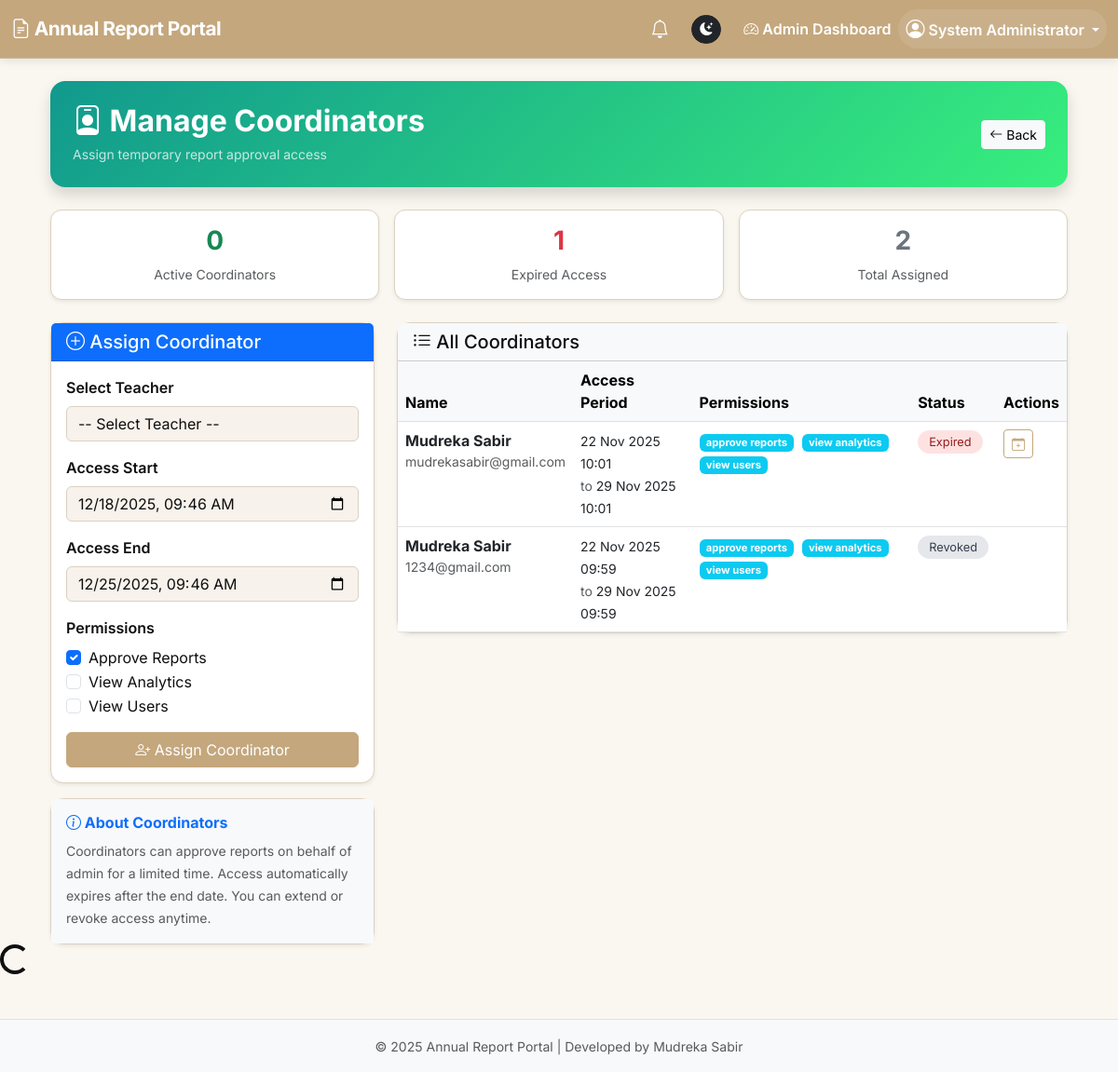
The page /admin/manage_coordinators.php (signed in) on the database its author committed.
### tables this page shows
CREATE TABLE `coordinators` (
  `id` int(11) NOT NULL,
  `user_id` int(11) NOT NULL,
  `access_start` datetime NOT NULL,
  `access_end` datetime NOT NULL,
  `permissions` varchar(255) DEFAULT 'approve_reports',
  `status` enum('active','revoked','expired') DEFAULT 'active',
  `created_by` int(11) DEFAULT NULL,
  `created_at` timestamp NOT NULL DEFAULT current_timestamp(),
  `updated_at` timestamp NOT NULL DEFAULT current_timestamp() ON UPDATE current_timestamp()
);

CREATE TABLE `users` (
  `id` int(11) NOT NULL,
  `name` varchar(100) NOT NULL,
  `email` varchar(100) NOT NULL,
  `password` varchar(255) DEFAULT NULL,
  `role` enum('admin','teacher','student','coordinator') NOT NULL DEFAULT 'student',
  `approval_status` enum('pending','approved','rejected') DEFAULT 'approved',
  `created_at` datetime DEFAULT current_timestamp(),
  `account_status` enum('active','disabled') DEFAULT 'active',
  `last_login` datetime DEFAULT NULL,
  `updated_at` timestamp NOT NULL DEFAULT current_timestamp() ON UPDATE current_timestamp()
);

### admin/manage_coordinators.php (the view, shortened to what this page needs)
<?php
include('../includes/header.php');
$coordinators = $conn->query("
  SELECT c.*, u.name, u.email,
    CASE
      WHEN c.status = 'revoked' THEN 'revoked'
      WHEN NOW() > c.access_end THEN 'expired'
      WHEN NOW() < c.access_start THEN 'scheduled'
      ELSE 'active'
    END as current_status
  FROM coordinators c
  JOIN users u ON c.user_id = u.id
  ORDER BY c.status ASC, c.access_end DESC
");
$active_count = $conn->query("SELECT COUNT(*) AS c FROM coordinators WHERE status='active' AND NOW() BETWEEN access_start AND access_end")->fetch_assoc()['c'];
$expired_count = $conn->query("SELECT COUNT(*) AS c FROM coordinators WHERE status='active' AND NOW() > access_end")->fetch_assoc()['c'];
$total_count = $conn->query("SELECT COUNT(*) AS c FROM coordinators")->fetch_assoc()['c'];
?>
<link href="https://cdn.jsdelivr.net/npm/bootstrap-icons@1.10.0/font/bootstrap-icons.css" rel="stylesheet">
<div class="container mt-4">
  <div class="p-4 mb-4 rounded-4 text-white shadow" style="background: linear-gradient(135deg, #11998e, #38ef7d);">
    <div class="d-flex justify-content-between align-items-center">
      <div>
        <h2 class="fw-bold mb-1"><i class="bi bi-person-badge"></i> Manage Coordinators</h2>
        <small class="opacity-75">Assign temporary report approval access</small>
      </div>
      <a href="dashboard.php" class="btn btn-light btn-sm"><i class="bi bi-arrow-left"></i> Back</a>
    </div>
  </div>
  <div class="row g-3 mb-4">
    <div class="col-md-4">
      <div class="card stat-card p-3 shadow-sm text-center">
        <h3 class="fw-bold text-success"><?= $active_count ?></h3>
        <small class="text-muted">Active Coordinators</small>
      </div>
    </div>
    <div class="col-md-4">
      <div class="card stat-card p-3 shadow-sm text-center">
        <h3 class="fw-bold text-danger"><?= $expired_count ?></h3>
        <small class="text-muted">Expired Access</small>
      </div>
    </div>
    <div class="col-md-4">
      <div class="card stat-card p-3 shadow-sm text-center">
        <h3 class="fw-bold text-secondary"><?= $total_count ?></h3>
        <small class="text-muted">Total Assigned</small>
      </div>
    </div>
  </div>
  <div class="row g-4">
    <div class="col-lg-4">
      <div class="card shadow-sm border-0">
        <div class="card-header bg-primary text-white">
          <h5 class="mb-0"><i class="bi bi-plus-circle"></i> Assign Coordinator</h5>
        </div>
        <div class="card-body">
          <form method="POST">
            <div class="mb-3">
              <label class="form-label fw-semibold">Select Teacher</label>
              <select name="user_id" class="form-select" required>
                <option value="">-- Select Teacher --</option>
              </select>
            </div>
            <div class="mb-3">
              <label class="form-label fw-semibold">Access Start</label>
              <input type="datetime-local" name="access_start" class="form-control" required value="<?= date('Y-m-d\TH:i') ?>">
            </div>
            <div class="mb-3">
              <label class="form-label fw-semibold">Access End</label>
              <input type="datetime-local" name="access_end" class="form-control" required value="<?= date('Y-m-d\TH:i', strtotime('+7 days')) ?>">
            </div>
            <div class="mb-3">
              <label class="form-label fw-semibold">Permissions</label>
              <div class="form-check">
                <input class="form-check-input" type="checkbox" name="permissions[]" value="approve_reports" id="perm1" checked>
                <label class="form-check-label" for="perm1">Approve Reports</label>
              </div>
              <div class="form-check">
                <input class="form-check-input" type="checkbox" name="permissions[]" value="view_analytics" id="perm2">
                <label class="form-check-label" for="perm2">View Analytics</label>
              </div>
              <div class="form-check">
                <input class="form-check-input" type="checkbox" name="permissions[]" value="view_users" id="perm3">
                <label class="form-check-label" for="perm3">View Users</label>
              </div>
            </div>
            <button type="submit" name="add_coordinator" class="btn btn-primary w-100">
              <i class="bi bi-person-plus"></i> Assign Coordinator
            </button>
          </form>
        </div>
      </div>
      <div class="card shadow-sm border-0 mt-3">
        <div class="card-body bg-light">
          <h6 class="fw-bold text-primary"><i class="bi bi-info-circle"></i> About Coordinators</h6>
          <small class="text-muted">
            Coordinators can approve reports on behalf of admin for a limited time.
            Access automatically expires after the end date. You can extend or revoke access anytime.
          </small>
        </div>
      </div>
    </div>
    <div class="col-lg-8">
      <div class="card shadow-sm border-0">
        <div class="card-header bg-light">
          <h5 class="mb-0"><i class="bi bi-list-ul"></i> All Coordinators</h5>
        </div>
        <div class="card-body p-0">
          <div class="table-responsive">
            <table class="table table-hover mb-0">
              <thead class="table-light">
                <tr>
                  <th>Name</th>
                  <th>Access Period</th>
                  <th>Permissions</th>
                  <th>Status</th>
                  <th>Actions</th>
                </tr>
              </thead>
              <tbody>
                <?php if ($coordinators && $coordinators->num_rows > 0): ?>
                  <?php while($c = $coordinators->fetch_assoc()): ?>
                  <tr>
                    <td>
                      <strong><?= htmlspecialchars($c['name']) ?></strong>
                      <div class="small text-muted"><?= htmlspecialchars($c['email']) ?></div>
                    </td>
                    <td>
                      <small>
                        <?= date('d M Y H:i', strtotime($c['access_start'])) ?><br>
                        <span class="text-muted">to</span> <?= date('d M Y H:i', strtotime($c['access_end'])) ?>
                      </small>
                    </td>
                    <td>
                      <?php
                      $perms = explode(',', $c['permissions']);
                      foreach($perms as $p): ?>
                        <span class="badge bg-info permission-badge"><?= htmlspecialchars(str_replace('_', ' ', $p)) ?></span>
                      <?php endforeach; ?>
                    </td>
                    <td>
                      <span class="status-badge status-<?= $c['current_status'] ?>">
                        <?= ucfirst($c['current_status']) ?>
                      </span>
                    </td>
                    <td>
                      <?php if ($c['current_status'] != 'revoked'): ?>
                      <button class="btn btn-outline-primary btn-sm" data-bs-toggle="modal" data-bs-target="#extendModal<?= $c['id'] ?>">
                        <i class="bi bi-calendar-plus"></i>
                      </button>
                      <?php endif; ?>
                    </td>
                  </tr>
                  <?php endwhile; ?>
                <?php else: ?>
                  <tr><td colspan="5" class="text-center text-muted py-4">No coordinators assigned yet.</td></tr>
                <?php endif; ?>
              </tbody>
            </table>
          </div>
        </div>
      </div>
    </div>
  </div>
</div>
<?php include('../includes/footer.php'); ?>

### styles/style.css (style rules this page uses)
:root { --bg-main: #FAF7F1; --bg-card: #FFFFFF; --bg-accent: #F0E7D9; --primary: #C4A77D; --primary-hover: #B19169; --text-main: #0F0F0F; --text-light: #4B463F; --border-light: #DCD1C1; --border-dark: #C8B79F; --success: #6CAA6C; --warning: #D8B178; --danger: #CE6969; --secondary: #BBAA8B; }
body { background: var(--bg-main) !important; color: var(--text-main) !important; font-family: "Inter", sans-serif; }
.btn-primary { background: var(--primary) !important; border-color: var(--primary) !important; color: #fff !important; }
.btn-outline-primary { border-color: var(--primary) !important; color: var(--primary) !important; }
.card, .shadow-sm { background: var(--bg-card) !important; color: var(--text-main) !important; border: 1px solid var(--border-light) !important; border-radius: 14px; }
.table { background: var(--bg-card) !important; color: var(--text-main) !important; }
.table thead { background: var(--bg-accent) !important; font-weight: 600; }
.form-control, .form-select { background: #F7F2EB !important; border: 1px solid var(--border-light) !important; color: var(--text-main) !important; }
.form-control::placeholder { color: #6F675E !important; }

### includes/header.php (style rules this page uses)
body { font-family: 'Inter', sans-serif; }

### admin/manage_coordinators.php (style rules this page uses)
body { font-family: 'Inter', sans-serif; background: #f4f6f9; }
.stat-card { border-radius: 12px; border: none; }
.status-badge { padding: 5px 12px; border-radius: 20px; font-size: 0.8rem; }
.status-expired { background: #fee2e2; color: #991b1b; }
.status-revoked { background: #e5e7eb; color: #374151; }
.permission-badge { font-size: 0.7rem; margin-right: 4px; }

### rows shown on the page
coordinators: user.name "Mudreka Sabir", user.email "mudrekasabir@gmail.com", access_start "22 Nov 2025 10:01", access_end "29 Nov 2025 10:01", permissions "approve reports", permissions "view analytics", permissions "view users", current_status "Expired"
coordinators: user.name "Mudreka Sabir", user.email "1234@gmail.com", access_start "22 Nov 2025 09:59", access_end "29 Nov 2025 09:59", permissions "approve reports", permissions "view analytics", permissions "view users", current_status "Revoked"

### other values the page prints
$_SESSION['name'] "System Administrator"
$active_count "0"
$expired_count "1"
$total_count "2"
